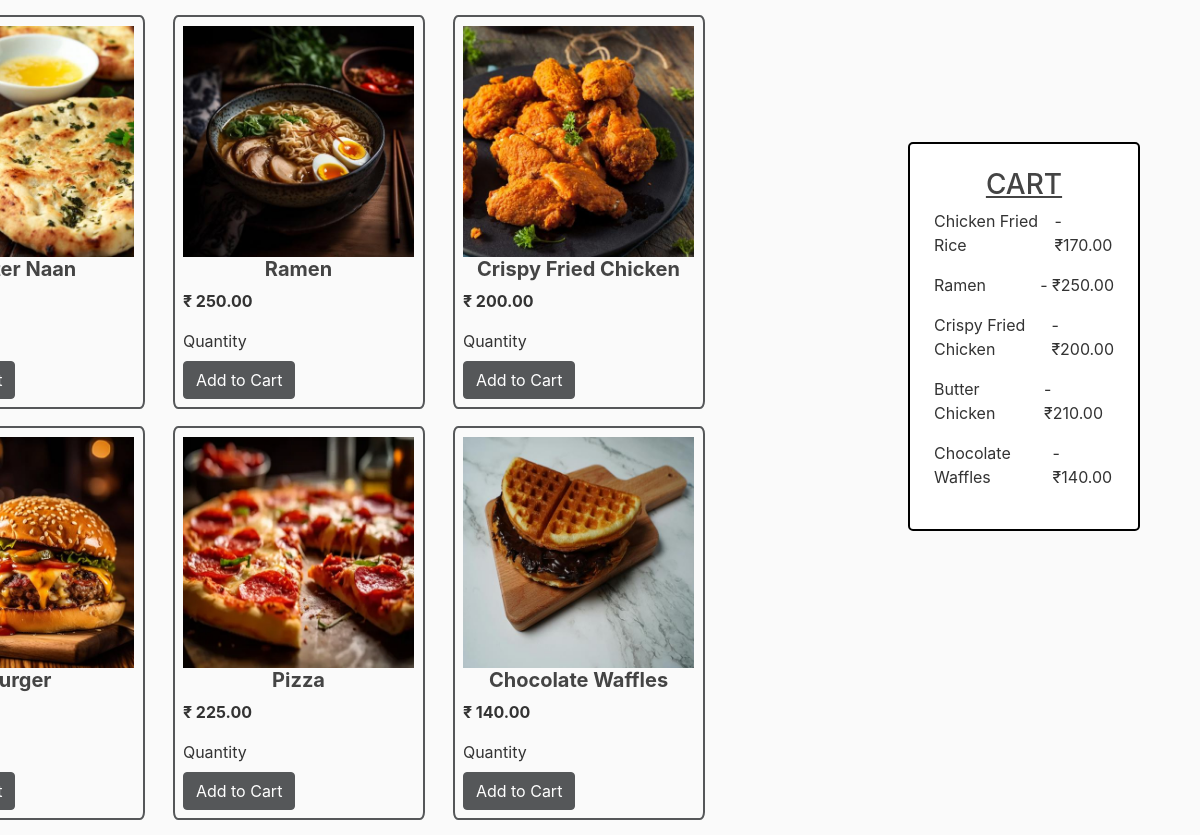
The app's page /menu/ (signed in, middle part), older data.
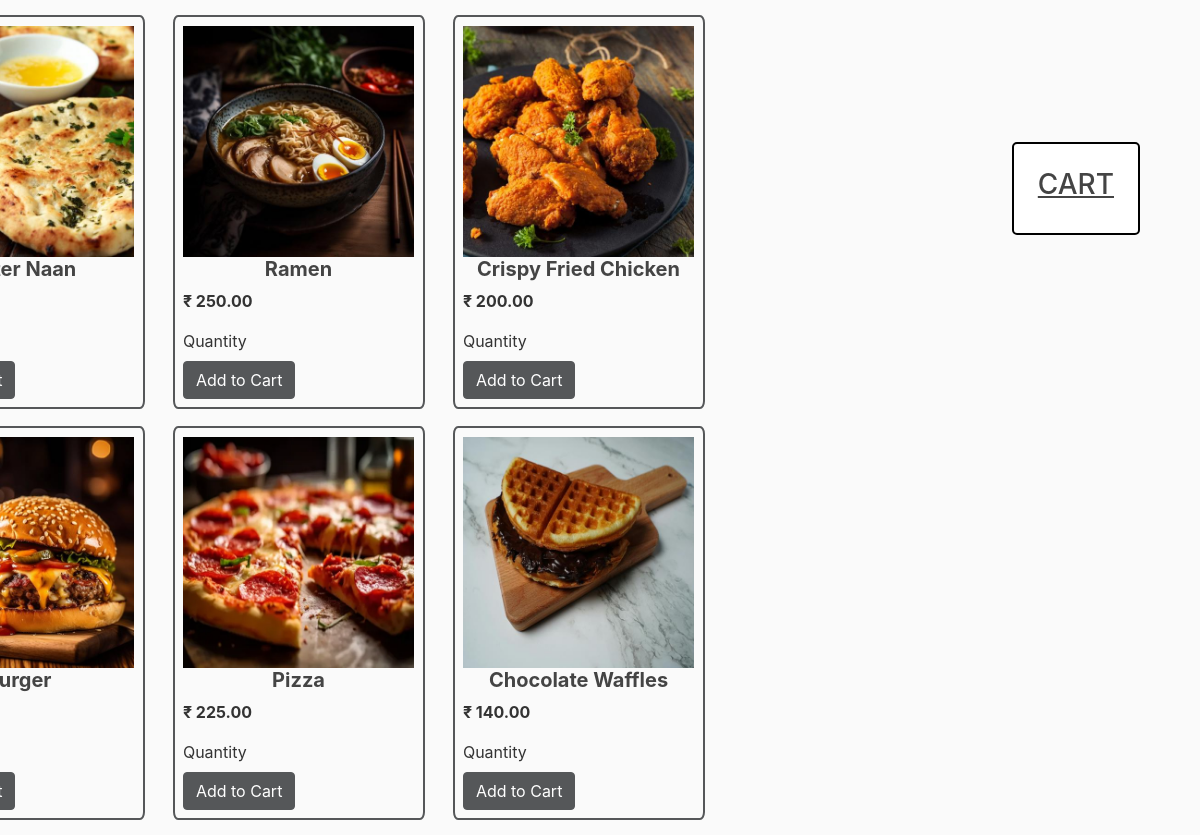
The same page, newer data.
### menu/models.py (models this page shows, shortened)
class Menu(models.Model):
    title = models.CharField(max_length=100)
    content = models.TextField()
    date_posted = models.DateTimeField(default=timezone.now)
    price = models.DecimalField(max_digits=10, decimal_places=2)
    image = models.ImageField(default="menu/default.jpg", upload_to="menu")

class Cart(models.Model):
    user = models.ForeignKey(User, on_delete=models.CASCADE)
    menu = models.ForeignKey(Menu, on_delete=models.CASCADE)
    menuQty = models.IntegerField(null=False, blank=False)
    date = models.DateTimeField(auto_now_add=True)

### menu/views.py (the view)
# urls.py: path('menu/', MenuListView.as_view(), name='menu'),
class MenuListView(LoginRequiredMixin, ListView):
    model = Menu
    template_name = "menu/menu.html"
    context_object_name = "menuItems"
    form_class = SearchForm
    def get_queryset(self):
        queryset = super().get_queryset()
        query = self.request.GET.get('query')
        if query:
            queryset = queryset.filter(
                Q(title__icontains=query) | Q(content__icontains=query)
            )
        return queryset
    def get_context_data(self, **kwargs):
        context = super().get_context_data(**kwargs)
        form = SearchForm(self.request.GET or None)
        context['form'] = form
        cart_items = Cart.objects.filter(user=self.request.user)
        context['cartItems'] = cart_items
        return context

### menu/templates/menu/menu.html (shortened to what this page needs)
{% extends "menu/base.html" %}
{% load static %}
{% block head %}
<link rel="stylesheet" href="{% static 'menu/menu.css' %}" />
{% endblock head %}
{% load crispy_forms_tags %}
{% block content %}
<div class="menuContain">
  <div class="menuPage">
    {% for menu in menuItems %}
    {% url 'menu-detail' menu.pk as menu_detail_url %}
    <div class="menuCard">
      <img src="{{menu.image.url}}" alt="{{menu.title}}" class="cardImage"
        onclick="window.location.href='{{ menu_detail_url }}'" style="cursor: pointer" />
      <div class="cardBody">
        <h5 class="cardTitle" onclick="window.location.href='{{ menu_detail_url }}'" style="cursor: pointer">
          {{menu.title}}
        </h5>
        <p class="card-text"><strong>₹ {{menu.price}}</strong></p>
        <div class="cartBtns">
          <label for="Quantity">Quantity</label>
          <div class="addBtnGroup">
            <button type="button" class="btn btn-primary addtoCart">
              Add to Cart
            </button>
          </div>
        </div>
      </div>
    </div>
    {% endfor %}
  </div>
  <div class="cartItems">
    <h3 style="text-align: center;text-decoration: underline;">CART</h3>
    {% for item in cartItems %}
    <div class="cartItem">
      <p>{{ item.menu.title }} </p>
      <p> - ₹{{ item.menu.price }}</p>
    </div>
    {% endfor %}
  </div>
</div>
{% endblock content %}

### menu/templates/menu/base.html (shortened to what this page needs)
{% load static %}
<!DOCTYPE html>
<html lang="en">
  <head>
    <link
      rel="stylesheet"
      href="https://cdn.jsdelivr.net/npm/bootstrap@4.0.0/dist/css/bootstrap.min.css"
    />
    <link
      rel="stylesheet"
      href="//cdn.jsdelivr.net/npm/alertifyjs@1.14.0/build/css/alertify.min.css"
    />
    <link rel="stylesheet" href="{% static 'menu/main.css' %}" />
    <link rel="stylesheet" href="{% static 'menu/home.css' %}" />
    {% block head %}{% endblock %}
  </head>
  <body>
    <main role="main" class="container">
      <div>{% block content %}{% endblock %}</div>
    </main>
  </body>
</html>

### menu/static/menu/main.css (style rules this page uses)
body { background: #fafafa; color: #333333; margin-top: 5rem; }
h1, h2, h3, h4, h5, h6 { color: #444444; }
.btn-primary { background-color: #555759; border-color: #555759; }

### menu/static/menu/menu.css (style rules this page uses)
.cartItems { display: flex; flex-direction: column; border: 2px solid black; background-color: white; max-width: 20vw; height: fit-content; margin-right: -15%; padding: 2%; border-radius: 5px; position: fixed; top: 35%; right: 20%; }
.menuPage { display: flex; justify-content: space-around; flex-wrap: wrap; margin: auto -15%; max-width: 70vw; }
.menuCard { display: flex; flex-direction: column; margin-bottom: 2%; padding: 1%; width: 30%; border: 2px solid #555759; border-radius: 2%; }
.cardTitle { font-weight: 700; text-align: center; }

Row changes from the older to the newer data that the page shows:
removed Cart: menu "Chicken Fried Rice", menu.price "170.00"
removed Cart: menu "Ramen", menu.price "250.00"
removed Cart: menu "Crispy Fried Chicken", menu.price "200.00"
removed Cart: menu "Butter Chicken", menu.price "210.00"
removed Cart: menu "Chocolate Waffles", menu.price "140.00"
